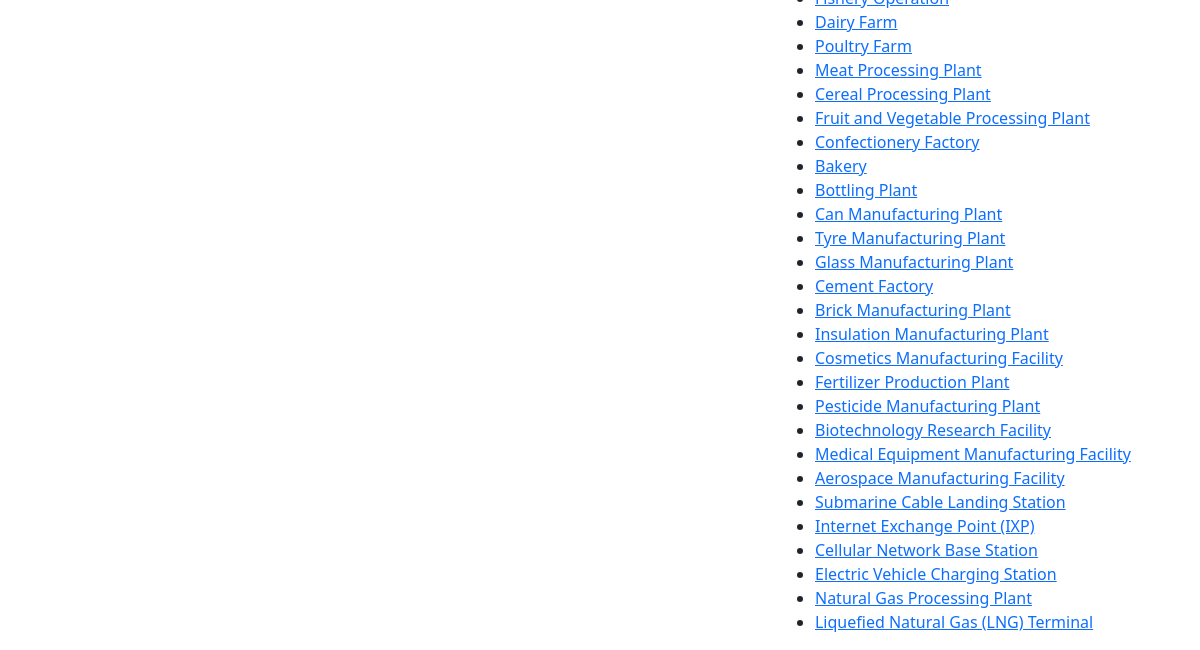
The page /OTRisk/add_walkthrough/ (lower part) on the database as committed earlier.
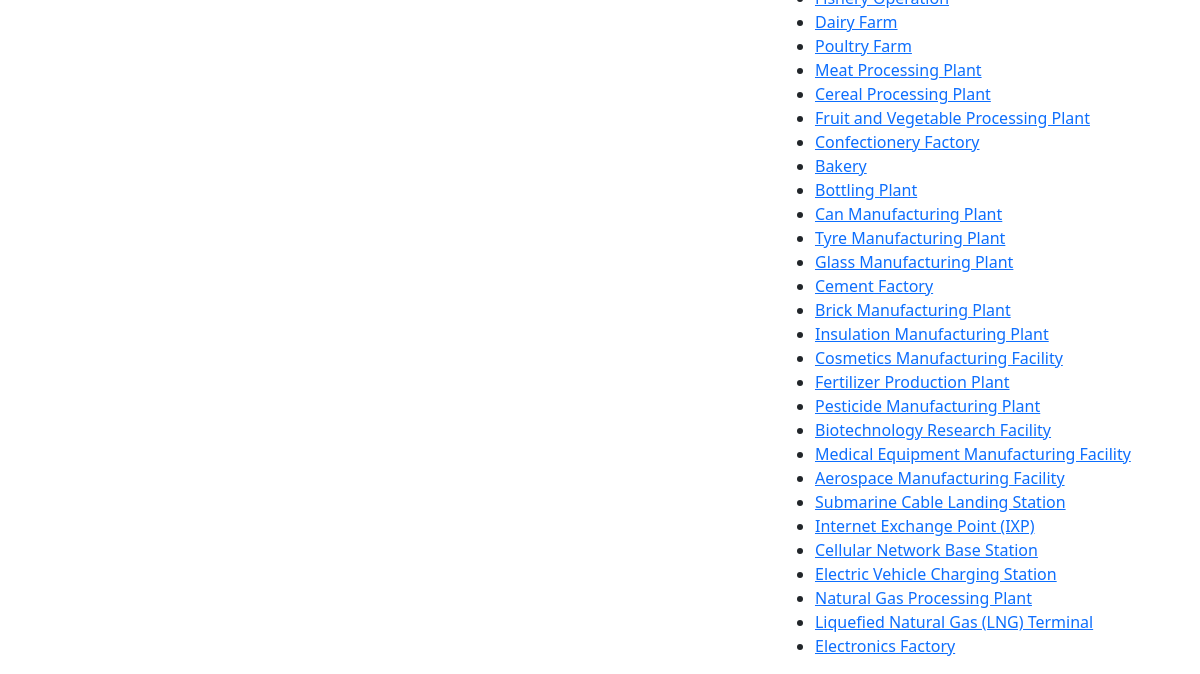
The same page on the database as committed later.
### OTRisk/models/questionnairemodel.py (models this page shows, shortened)
class FacilityType(models.Model):
    ID = models.AutoField(primary_key=True)
    FacilityType = models.CharField(max_length=50)
    Description = models.CharField(max_length=255)
    RiskWeighting = models.IntegerField()
    class Meta:
        db_table = 'tblFacilityTypes'

### OTRisk/views.py (the view)
# urls.py: path('add_walkthrough/', views.add_walkthrough, name='add_walkthrough'),
def add_walkthrough(request):
    facility_types = FacilityType.objects.all()
    return render(request, 'OTRisk/walkthrough.html', {'facility_types': facility_types})

### OTRisk/templates/OTRisk/walkthrough.html (shortened to what this page needs)
{% load static %}
<!DOCTYPE html>
<html>
<head>
    <link rel="stylesheet" href="https://cdn.jsdelivr.net/npm/bootstrap@5.3.0/dist/css/bootstrap.min.css">
    <link href="{% static 'css/menus.css' %}" rel="stylesheet">
</head>
<body>
    <div class="container">
</body>
{% block content %}
    <h1>Walkthrough</h1>
    <ul>
        {% for facility_type in facility_types %}
            <li><a href="{% url 'OTRisk:walkthrough_questionnaire' facility_type.id %}">{{ facility_type.FacilityType }}</a></li>
        {% endfor %}
    </ul>
{% endblock %}
</html>

Rows that differ between the two databases and show on the page:
added FacilityType: FacilityType "Electronics Factory"
